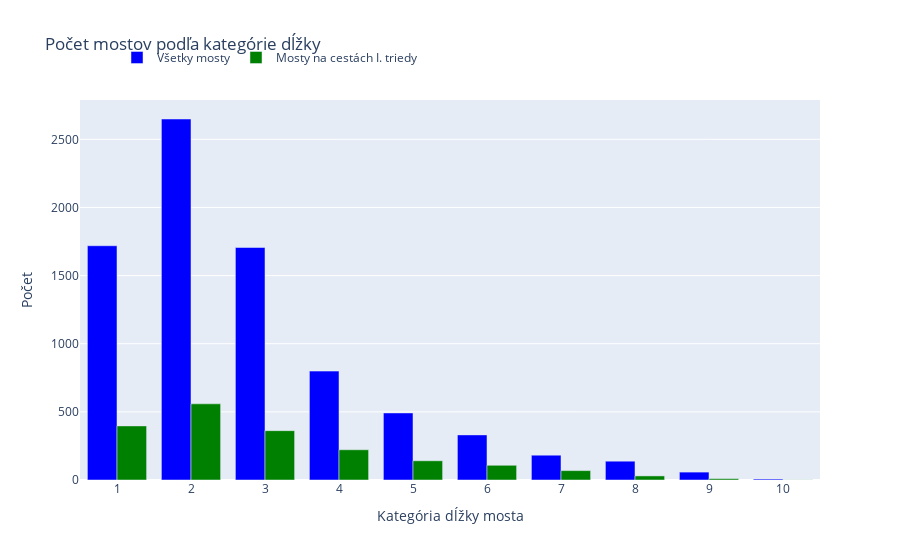

Here is the notebook cell this chart was saved with:
### Code cell
import plotly.graph_objects as go

# Calculate the bridge length category counts for all bridges
length_counts_all = classified_bridges["Bridge_Length_Category"].value_counts(
).reset_index()
length_counts_all.columns = ["Bridge_Length_Category", "Počet"]

# Calculate the bridge length category counts for bridges on 1st class roads
length_counts_first_class = first_class_bridges["Bridge_Length_Category"].value_counts(
).reset_index()
length_counts_first_class.columns = ["Bridge_Length_Category", "Počet"]

# Sort the DataFrames by the 'Bridge_Length_Category' column in ascending order
length_counts_all = length_counts_all.sort_values(by="Bridge_Length_Category")
length_counts_first_class = length_counts_first_class.sort_values(
    by="Bridge_Length_Category")

# Create a dual bar plot with side-by-side bars for both conditions
fig = go.Figure()

# Add bars for all bridges
fig.add_trace(
    go.Bar(x=length_counts_all["Bridge_Length_Category"], y=length_counts_all["Počet"],
           marker_color='blue',
           name='Všetky mosty')
)

# Add bars for 1st class road bridges next to the previous bars
fig.add_trace(
    go.Bar(x=length_counts_first_class["Bridge_Length_Category"], y=length_counts_first_class["Počet"],
           marker_color='green',
           name='Mosty na cestách I. triedy')
)

# Update the layout
fig.update_layout(
    title_text="Počet mostov podľa kategórie dĺžky",
    xaxis_title="Kategória dĺžky mosta",
    yaxis_title="Počet",
    barmode='group',  # To display side-by-side bars
    legend=dict(
        x=0.05,  # Adjust the x position to move the legend to the top
        y=1.15,  # Adjust the y position to move the legend to the top
        orientation="h",  # Horizontal legend orientation
    ),
    xaxis=dict(
        tickangle=0,  # Keep x-axis ticks horizontal
    ),
)

fig.show()

### Figure 1 — Plotly figure (JSON) as saved in the notebook; plotly's stock layout.template omitted (floating-point values rounded to 4 significant figures)
{"data": [{"marker": {"color": "blue"}, "name": "Všetky mosty", "type": "bar", "x": ["1", "2", "3", "4", "5", "6", "7", "8", "9", "10"], "y": [1719, 2649, 1706, 799, 492, 331, 182, 138, 58, 7]}, {"marker": {"color": "green"}, "name": "Mosty na cestách I. triedy", "type": "bar", "x": ["1", "2", "3", "4", "5", "6", "7", "8", "9", "10"], "y": [397, 559, 362, 222, 141, 108, 69, 30, 10, 1]}], "layout": {"barmode": "group", "legend": {"orientation": "h", "x": 0.05, "y": 1.15}, "title": {"text": "Počet mostov podľa kategórie dĺžky"}, "xaxis": {"tickangle": 0, "title": {"text": "Kategória dĺžky mosta"}}, "yaxis": {"title": {"text": "Počet"}}}}
